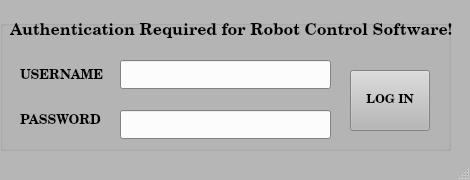
<?xml version="1.0" encoding="UTF-8"?>
<ui version="4.0">
 <class>login</class>
 <widget class="QMainWindow" name="login">
  <property name="enabled">
   <bool>true</bool>
  </property>
  <property name="geometry">
   <rect>
    <x>0</x>
    <y>0</y>
    <width>470</width>
    <height>180</height>
   </rect>
  </property>
  <property name="sizePolicy">
   <sizepolicy hsizetype="Fixed" vsizetype="Fixed">
    <horstretch>0</horstretch>
    <verstretch>0</verstretch>
   </sizepolicy>
  </property>
  <property name="minimumSize">
   <size>
    <width>470</width>
    <height>180</height>
   </size>
  </property>
  <property name="maximumSize">
   <size>
    <width>470</width>
    <height>180</height>
   </size>
  </property>
  <property name="palette">
   <palette>
    <active>
     <colorrole role="Base">
      <brush brushstyle="SolidPattern">
       <color alpha="255">
        <red>252</red>
        <green>252</green>
        <blue>252</blue>
       </color>
      </brush>
     </colorrole>
     <colorrole role="Window">
      <brush brushstyle="SolidPattern">
       <color alpha="255">
        <red>182</red>
        <green>182</green>
        <blue>182</blue>
       </color>
      </brush>
     </colorrole>
    </active>
    <inactive>
     <colorrole role="Base">
      <brush brushstyle="SolidPattern">
       <color alpha="255">
        <red>252</red>
        <green>252</green>
        <blue>252</blue>
       </color>
      </brush>
     </colorrole>
     <colorrole role="Window">
      <brush brushstyle="SolidPattern">
       <color alpha="255">
        <red>182</red>
        <green>182</green>
        <blue>182</blue>
       </color>
      </brush>
     </colorrole>
    </inactive>
    <disabled>
     <colorrole role="Base">
      <brush brushstyle="SolidPattern">
       <color alpha="255">
        <red>182</red>
        <green>182</green>
        <blue>182</blue>
       </color>
      </brush>
     </colorrole>
     <colorrole role="Window">
      <brush brushstyle="SolidPattern">
       <color alpha="255">
        <red>182</red>
        <green>182</green>
        <blue>182</blue>
       </color>
      </brush>
     </colorrole>
    </disabled>
   </palette>
  </property>
  <property name="windowTitle">
   <string>NIELIT-Calicut, Cyber Physical System Lab</string>
  </property>
  <widget class="QWidget" name="centralwidget">
   <widget class="QGroupBox" name="groupBox">
    <property name="geometry">
     <rect>
      <x>0</x>
      <y>20</y>
      <width>451</width>
      <height>131</height>
     </rect>
    </property>
    <property name="title">
     <string/>
    </property>
    <widget class="QLabel" name="label">
     <property name="geometry">
      <rect>
       <x>20</x>
       <y>40</y>
       <width>91</width>
       <height>31</height>
      </rect>
     </property>
     <property name="font">
      <font>
       <family>Century Schoolbook L</family>
       <pointsize>10</pointsize>
       <weight>75</weight>
       <bold>true</bold>
      </font>
     </property>
     <property name="text">
      <string>USERNAME</string>
     </property>
    </widget>
    <widget class="QLabel" name="label_2">
     <property name="geometry">
      <rect>
       <x>20</x>
       <y>80</y>
       <width>91</width>
       <height>41</height>
      </rect>
     </property>
     <property name="font">
      <font>
       <family>Century Schoolbook L</family>
       <pointsize>10</pointsize>
       <weight>75</weight>
       <bold>true</bold>
      </font>
     </property>
     <property name="text">
      <string>PASSWORD</string>
     </property>
    </widget>
    <widget class="QLineEdit" name="lineEdit_2_pwd">
     <property name="geometry">
      <rect>
       <x>120</x>
       <y>90</y>
       <width>211</width>
       <height>29</height>
      </rect>
     </property>
     <property name="echoMode">
      <enum>QLineEdit::Password</enum>
     </property>
    </widget>
    <widget class="QPushButton" name="pushButton_login">
     <property name="geometry">
      <rect>
       <x>350</x>
       <y>50</y>
       <width>80</width>
       <height>61</height>
      </rect>
     </property>
     <property name="palette">
      <palette>
       <active>
        <colorrole role="Button">
         <brush brushstyle="SolidPattern">
          <color alpha="255">
           <red>183</red>
           <green>183</green>
           <blue>183</blue>
          </color>
         </brush>
        </colorrole>
       </active>
       <inactive>
        <colorrole role="Button">
         <brush brushstyle="SolidPattern">
          <color alpha="255">
           <red>183</red>
           <green>183</green>
           <blue>183</blue>
          </color>
         </brush>
        </colorrole>
       </inactive>
       <disabled>
        <colorrole role="Button">
         <brush brushstyle="SolidPattern">
          <color alpha="255">
           <red>183</red>
           <green>183</green>
           <blue>183</blue>
          </color>
         </brush>
        </colorrole>
       </disabled>
      </palette>
     </property>
     <property name="font">
      <font>
       <family>Century Schoolbook L</family>
       <weight>75</weight>
       <bold>true</bold>
      </font>
     </property>
     <property name="toolTip">
      <string>Click here to login</string>
     </property>
     <property name="text">
      <string>LOG IN</string>
     </property>
    </widget>
    <widget class="QLineEdit" name="lineEdit_uname">
     <property name="geometry">
      <rect>
       <x>120</x>
       <y>40</y>
       <width>211</width>
       <height>29</height>
      </rect>
     </property>
     <property name="font">
      <font>
       <pointsize>11</pointsize>
      </font>
     </property>
     <property name="text">
      <string/>
     </property>
    </widget>
    <zorder>lineEdit_uname</zorder>
    <zorder>label</zorder>
    <zorder>lineEdit_2_pwd</zorder>
    <zorder>label_2</zorder>
    <zorder>pushButton_login</zorder>
   </widget>
   <widget class="QLabel" name="label_3">
    <property name="geometry">
     <rect>
      <x>10</x>
      <y>20</y>
      <width>444</width>
      <height>23</height>
     </rect>
    </property>
    <property name="font">
     <font>
      <family>Century Schoolbook L</family>
      <pointsize>12</pointsize>
      <weight>75</weight>
      <bold>true</bold>
     </font>
    </property>
    <property name="text">
     <string>Authentication Required for Robot Control Software!</string>
    </property>
   </widget>
  </widget>
  <widget class="QMenuBar" name="menubar">
   <property name="geometry">
    <rect>
     <x>0</x>
     <y>0</y>
     <width>470</width>
     <height>26</height>
    </rect>
   </property>
  </widget>
  <widget class="QStatusBar" name="statusbar"/>
 </widget>
 <resources/>
 <connections/>
</ui>
